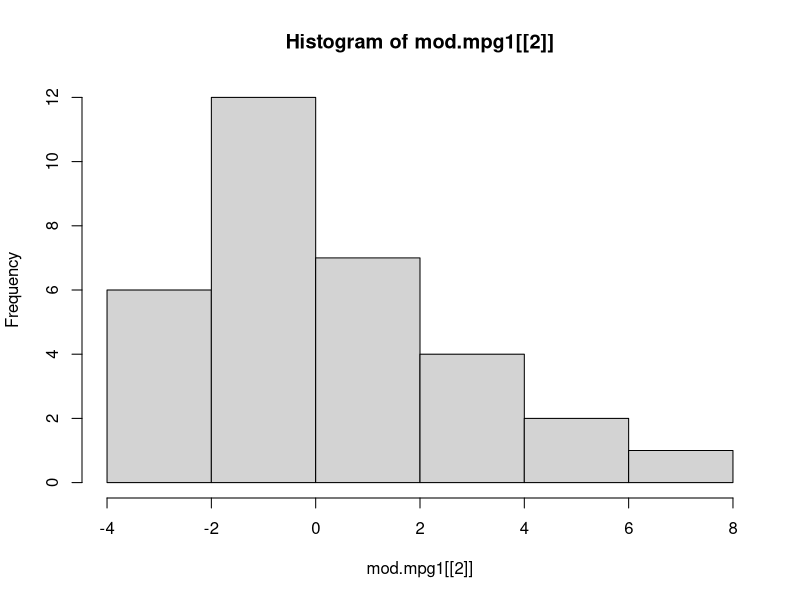
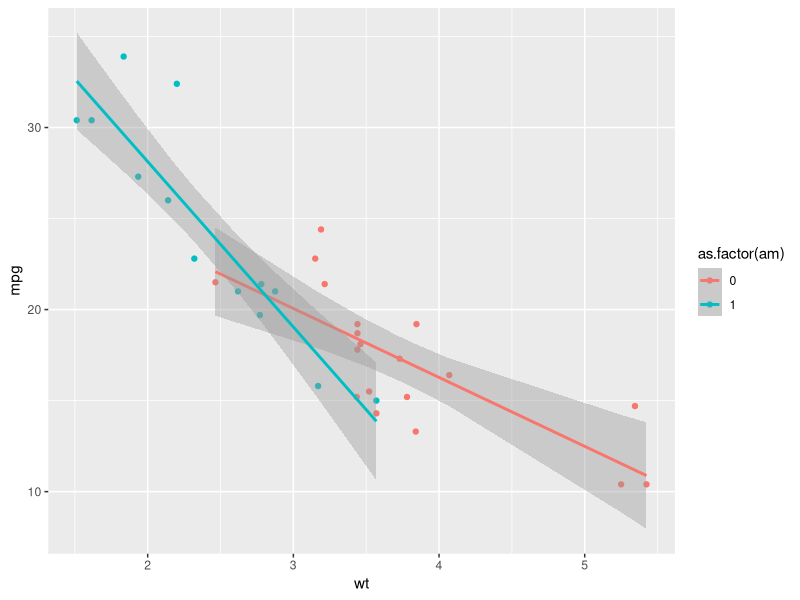
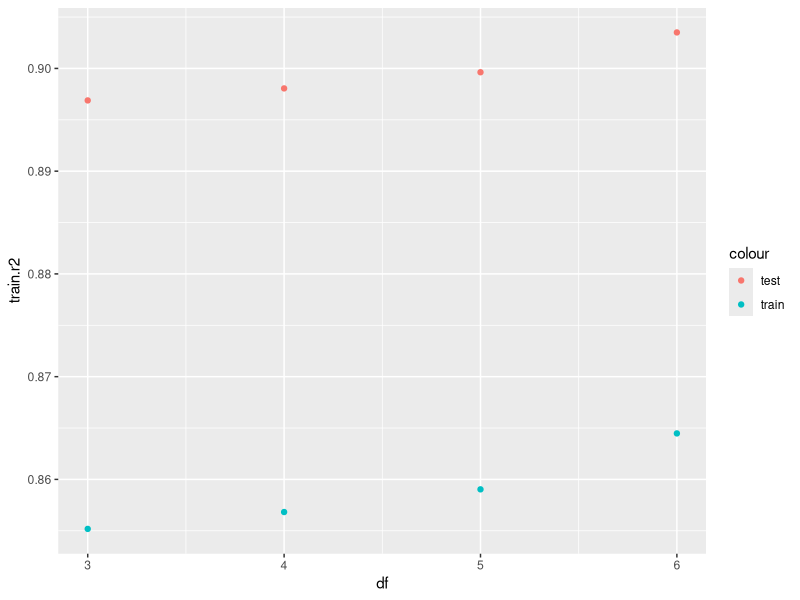
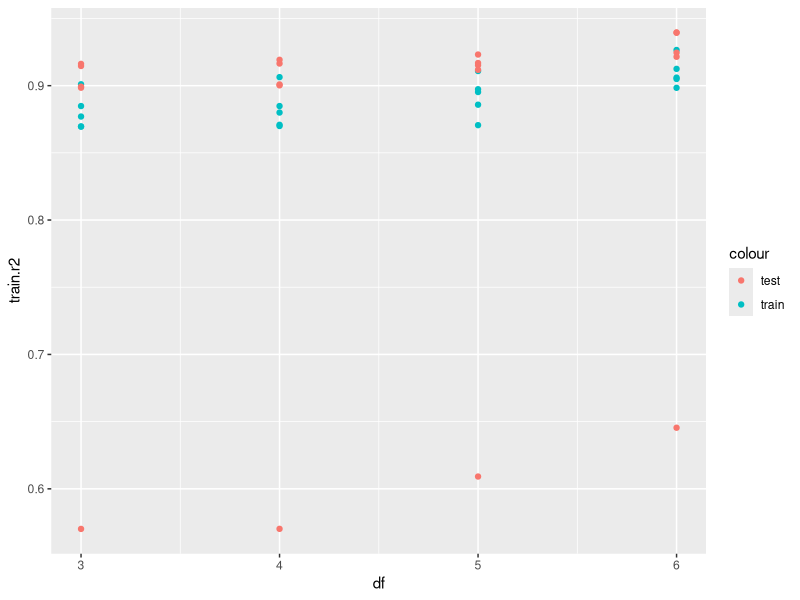

Write the R code that produced these figures, in order.
## ---- chunk 1
data(mtcars)
str(mtcars)
## ---- chunk 2
lm(mpg ~ hp + wt, data = mtcars)
## ---- chunk 3
lm(mpg ~ hp * wt, data = mtcars)
## ---- chunk 4
lm(mpg ~ (hp + wt) * am, data = mtcars)
## ---- chunk 5
mod.mpg1 <- lm(mpg ~ wt * am, data = mtcars)
typeof(mod.mpg1)
length(mod.mpg1)
names(mod.mpg1)
## ---- chunk 6
mod.mpg1[["coefficients"]]
## ---- chunk 7
hist(mod.mpg1[[2]])
## ---- chunk 8
class(mod.mpg1)
methods(class = class(mod.mpg1))
## ---- chunk 9
summary(mod.mpg1)
anova(mod.mpg1)
confint(mod.mpg1)
## ---- chunk 10
methods(summary)
## ---- chunk 11
library(ggplot2)

ggplot(transform(mtcars, pred.mpg = predict(mod.mpg1, interval = "confidence")),
       mapping = aes(x = wt, y = mpg, color = as.factor(am))) +
    geom_point() +
    geom_smooth(mapping = aes(y = pred.mpg.fit,
                              ymin = pred.mpg.lwr,
                              ymax = pred.mpg.upr),
                stat = "identity")
## ---- chunk 12
str(mtcars[c("hp", "wt")])
str(scale(mtcars[c("hp", "wt")]))
## ---- chunk 13
mod.mpg2 <- lm(mpg ~ scale(cbind(hp = hp, wt = wt)) * am, data = mtcars)
## ---- chunk 14
summary(lm(mpg ~ disp + I(disp^2) + I(disp^3), data = mtcars))
(mod.mpg3 <- lm(mpg ~ poly(disp, degree = 3, raw = TRUE), data = mtcars))
summary(mod.mpg3)
## ---- chunk 15
library(splines)
mod.mpg4 <- lm(mpg ~ bs(disp, knots = quantile(disp, c(.25, .50, .75))), data = mtcars)
summary(mod.mpg4)
## ---- chunk 16
disp.qtl <- quantile(mtcars$disp, c(.25, .50, .75))
all.equal(predict(lm(mpg ~ disp + I(disp^2) + I(disp^3) +
                         ifelse(disp > disp.qtl[1], (disp - disp.qtl[1])^3, 0) +
                         ifelse(disp > disp.qtl[2], (disp - disp.qtl[2])^3, 0) +
                         ifelse(disp > disp.qtl[3], (disp - disp.qtl[3])^3, 0),
                     data = mtcars)),
          predict(mod.mpg4))
## ---- chunk 17
## define function to calculate R square
rsq <- function(model, data, y) {
    1 - (var(residuals(model, data, type = "response")) / var(data[[y]], na.rm = TRUE))
}
## ---- chunk 18
id.train <- sample(1:nrow(mtcars), floor(nrow(mtcars) * 0.75))
mt.train <- mtcars[id.train, ]
mt.test <- mtcars[-id.train, ]
## ---- chunk 19
model.performance <- function(df, train, test) {
    mod <- lm(mpg ~ bs(disp, df = df), data = train)
    c(train.r2 = rsq(mod, train, "mpg"),
      test.r2 = rsq(mod, test, "mpg"))
}
## ---- chunk 20
dfs <- 3:6 ## parameters we want to iterate over

## fit models using sapply. We could have used a for-loop instead.
performance <- sapply(dfs, model.performance,
                      train = mt.train,
                      test = mt.test,
                      simplify = FALSE)

## arrange the result in a data.frame
performance <- as.data.frame(do.call(rbind, performance))
performance$df <- dfs

performance
## ---- chunk 21
library(ggplot2)

ggplot(performance, aes(x = df)) +
    geom_point(aes(y = train.r2, color = "train")) +
    geom_point(aes(y = test.r2, color = "test"))
## ---- chunk 22
k <- 5

mtcars$partition <- cut(sample(1:nrow(mtcars), nrow(mtcars)), 5) 
## ---- chunk 23
dfs <- 3:6 ## parameters we want to iterate over

## Use a for-loop to iterate over the partitions.
## We could have used sapply instead
performance <- vector(mode = "list", length = k)
names(performance) <- unique(mtcars$partition)
for(partition in names(performance)) {
    ## Fit models using sapply. We could have used a for-loop instead.
    test <- mtcars$partition == partition
    performance[[partition]] <- sapply(dfs,
                                       model.performance,
                                       train = mtcars[!test, ],
                                       test = mtcars[test, ],
                                       simplify = FALSE)
}

## arrange the result in a list of data.frames
performance <- sapply(performance, function(x) {
    x <- as.data.frame(do.call(rbind, x))
    x$df <- dfs
    x},
    simplify = FALSE)

## add partition column
for(partition in names(performance)) {
    performance[[partition]] <- data.frame(performance[[partition]],
                                           partition = partition)
}

## reduce list of data.frames to a single data.frame
performance <- do.call(rbind, performance)

performance
## ---- chunk 24
library(ggplot2)

ggplot(performance, aes(x = df)) +
    geom_point(aes(y = train.r2, color = "train")) +
    geom_point(aes(y = test.r2, color = "test"))
## ---- chunk 25
mod.mpg5 <- loess(mpg ~ disp, data = mtcars) # default span = 0.75
mod.mpg6 <- loess(mpg ~ disp, span = 0.25, data = mtcars) # less smooth
mod.mpg7 <- loess(mpg ~ disp, span = 2.0, data = mtcars) # more smooth
## ---- chunk 26
library(gam)
mod.mpg8 <- gam(mpg ~ s(disp, spar = 0.1), data = mtcars)
